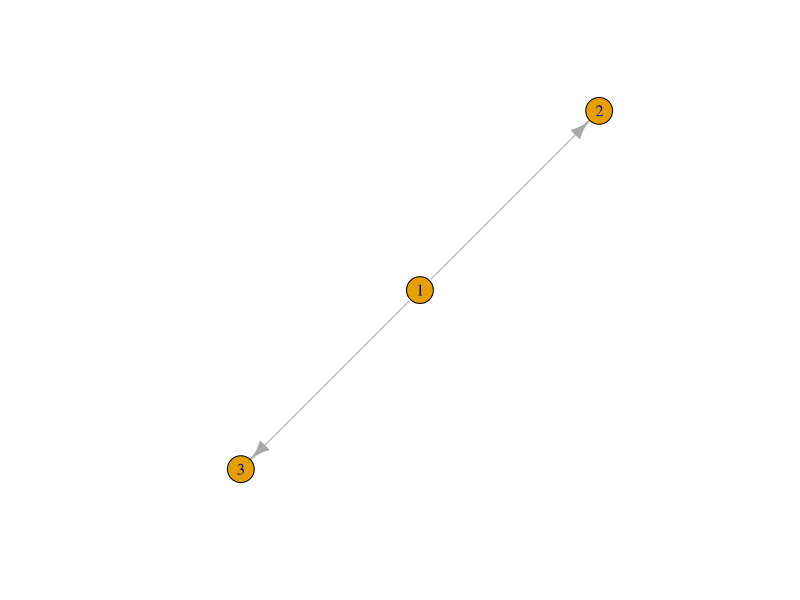

The R script that drew this image:
library(tidygraph)
library(tidyverse)

## based on: https://www.rpubs.com/Steven_Surya/tidygraph-ggraph
## based on: https://dgarcia-eu.github.io/SocialDataScience/4_SNA/045_Tidygraph/tidygraph.html

edges <- tribble(~from, ~to, ~weighted,
                 "BEL-LUX", "BEL", 0.5,
                 "BEL-LUX", "LUX", 0.5)

nodes <- pivot_longer(edges[, 1:2], from:to, values_to = "country") |>
  distinct(country)

graph <- tidygraph::tbl_graph(nodes = nodes, edges = edges)

plot(graph)
